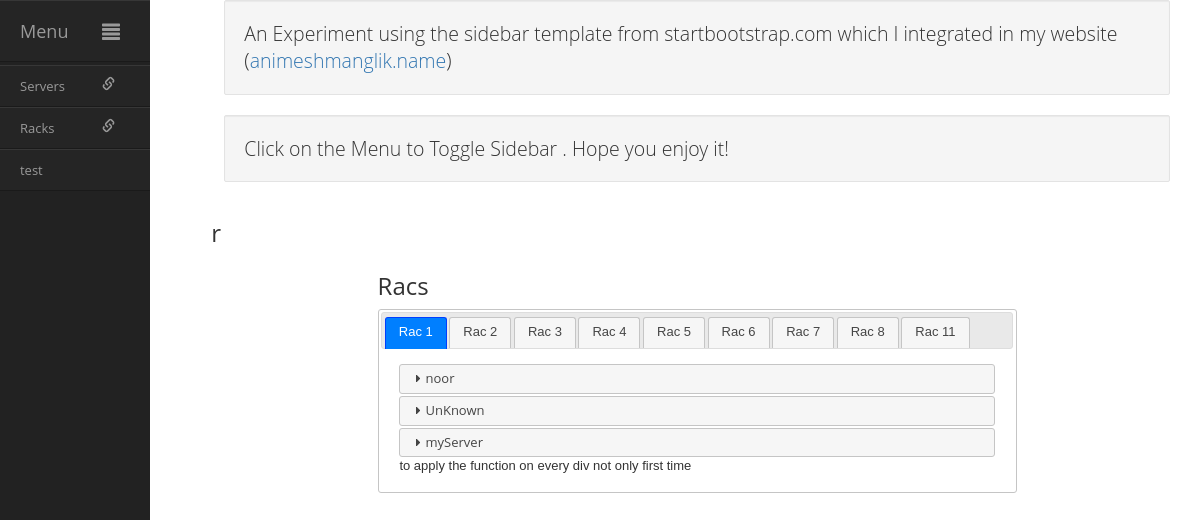
/index, run on the app's committed database.
### blogs/models.py (models this page shows, shortened)
class Server(models.Model):
    typeChoices = (
        ('A', 'A'),
        ('B', 'B'),
        ('C', 'C'),
    )
    name=models.CharField(max_length=30,primary_key=True,default='UnKnown')
    Type = models.CharField(max_length=1, choices = typeChoices)
    RAM = models.CharField(max_length=30)
    Core = models.PositiveSmallIntegerField()
    Storage = models.CharField(max_length=30)
    RackNum = models.ForeignKey('Rac', related_name='racs')

### blogs/views.py (the view)
# urls.py: url(r'^index$', 'blogs.views.oldIndexView', name='index'),
def oldIndexView(request):
    racsObjects=Rac.objects.all()
    racsNumbers=[]
    racServers = []
    MacNumbers=Mac.objects.all()
    for rac in racsObjects:
        racServers.append(Server.objects.filter(RackNum=rac.RackNum))
        racsNumbers.append(rac.RackNum)
    racsNumbers.sort()
    context = {
        'RacsNum': racsNumbers,
        'racs':racServers,
        'MacNumbers':MacNumbers
    }
    return render(request, 'oldIndex.html',context)

### blogs/templates/oldIndex.html (shortened to what this page needs)
<!doctype html>
{% load staticfiles %}
<html lang="en">
<head>
    <link rel="stylesheet" type="text/css" media="screen" href="{% static 'css/bootstrap.min.css' %}">
    <link rel="stylesheet" href="//code.jquery.com/ui/1.12.1/themes/base/jquery-ui.css">
</head>
<body>
    <div class="container">
        <div class="row">
            <div class="col-sm-2">
                <div id="wrapper" class="active">
                    <div id="sidebar-wrapper">
                        <ul id="sidebar_menu" class="sidebar-nav">
                           <li class="sidebar-brand"><a id="menu-toggle" href="#">Menu<span id="main_icon" class="glyphicon glyphicon-align-justify"></span></a></li>
                        </ul>
                        <ul class="sidebar-nav" id="sidebar">
                            <li><a>Servers<span class="sub_icon glyphicon glyphicon-link"></span></a></li>
                            <li><a href="#rac">Racks<span class="sub_icon glyphicon glyphicon-link"></span></a></li>
                            <li><a>test</a></li>
                        </ul>
                    </div>
                </div>
            </div>
            <div class="col-sm-10">
                    <div id="page-content-wrapper" class="row">
                        <div class="page-content inset">
                            <div class="row">
                                <div class="col-md-12">
                                    <p class="well lead">An Experiment using the sidebar template from startbootstrap.com which I integrated in my website (<a href="http://animeshmanglik.name">animeshmanglik.name</a>)</p>
                                    <p class="well lead">Click on the Menu to Toggle Sidebar . Hope you enjoy it!</p>
                                </div>
                            </div>
                        </div>
                      </div>
                <div class="row">
                    <h1 id="rac">r</h1>
                    <div class="row">
                        <div class="col-sm-8 col-sm-offset-2" >
                            <h1>Racs</h1>
                            <div id="tabs">
                                <ul>
                                    {% for RackNum in RacsNum %}
                                        <li><a href="#tab{{RackNum}}">Rac {{RackNum}}</a></li>
                                    {% endfor %}
                                </ul>
                                {% for RackNum in RacsNum %}
                                    <div id="tab{{RackNum}}">
                                        {% for rac in racs %}
                                            <div id="accordion" class="accordion">
                                                {% for server in rac %}
                                                    {% if server.RackNum.RackNum ==  RackNum %}
                                                        <h3>{{server.name}}</h3>
                                                    {% endif %}
                                                {% endfor %}
                                            </div>
                                        {% endfor %}
                                        to apply the function on every div not only first time
                                    </div>
                                 {% endfor %}
                                </div>
                        </div>
                    </div>
                </div>
            </div>
        </div>
    </div>

### blogs/templates/oldIndex.html (style rules this page uses)
body { width:100%; height:100% }
#sidebar-wrapper { margin-left: -150px; left: 70px; width: 150px; background: #222; position: fixed; height: 100%; z-index: 10000; transition: all .4s ease 0s; }
.sidebar-nav { display: block; float: left; width: 150px; list-style: none; margin: 0; padding: 0; }
#page-content-wrapper { padding-left: 0; margin-left: 0; width: 100%; height: auto; }
#wrapper.active { padding-left: 150px; }
#wrapper.active #sidebar-wrapper { left: 150px; }
#page-content-wrapper { width: 100%; }
#sidebar_menu li a, .sidebar-nav li a { color: #999; display: block; float: left; text-decoration: none; width: 150px; background: #252525; border-top: 1px solid #373737; border-bottom: 1px solid #1A1A1A; -webkit-transition: background .5s; -moz-transition: background .5s; -o-transition: background .5s; -ms-transition: background .5s; transition: background .5s; }
.sidebar-nav li { line-height: 40px; text-indent: 20px; }
.sidebar-nav li a { color: #999999; display: block; text-decoration: none; }
.sidebar-nav > .sidebar-brand { height: 65px; line-height: 60px; font-size: 18px; }
.sidebar-nav > .sidebar-brand a { color: #999999; }
#main_icon { float:right; padding-right: 30px; padding-top:20px; }
.sub_icon { float:right; padding-right: 35px; padding-top:10px; }

### data on the page
Server: name "noor"
Server: name "UnKnown"
Server: name "myServer"

### other printed values
{{ RackNum }} "1" "2" "3" "4" "5" "6" "7" "8" "11"
